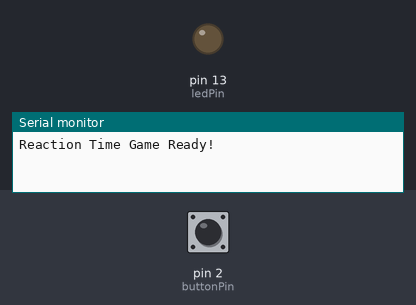
Bench run of a sketch on a simulated Arduino Uno, built with avr-gcc and run on an emulated ATmega328P. Shown: output pins drawn as LEDs (lit = HIGH), the last lines printed to the serial monitor. The inputs (shaded band) are chosen by the test bench; at power-on: pin 2 (buttonPin) HIGH. Random numbers use the default seed unless the sketch sets one.

Above: at 3.2 s.
3.3 s: pin 2 (buttonPin) pulled LOW for 3.2 s
At 13.5 s:
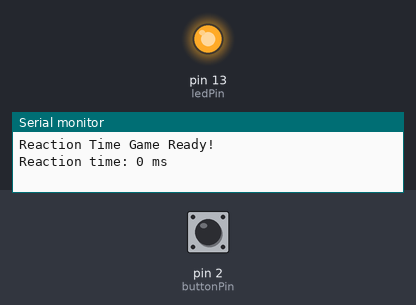
Timing chart, 0 to 14.5 s (numbered marks = the images above; inputs shaded):
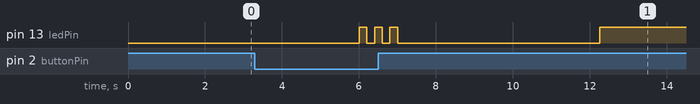

The sketch:

MS_reactiontime.ino
```cpp
// Save the pins that we will use later (as CONSTANT variables)
const int ledPin = 13;
const int buttonPin = 2;

// Save the time that the game STARTS
// "unsigned" just means that startTime can only be positive
unsigned int startTime = 0;
// Keep track of whether the user has CLICKED THE BUTTON or not
bool waitingForReaction = false;

void setup() {
    // Tell the arduino where which pins should take voltage as an INPUT
    // or send voltage as an OUTPUT
    pinMode(ledPin, OUTPUT);
    pinMode(buttonPin, INPUT_PULLUP);
    // Set up the console to print informatiion
    Serial.begin(9600);
    Serial.println("Reaction Time Game Ready!");
    // Delay the start of the game
    delay(2000);
}

void loop() {
    // Random delay before LED turns on
    // You can change this value if you'd like
    digitalWrite(ledPin, LOW);
    delay(random(2000, 5000));

    // Turn LED on and start timing
    digitalWrite(ledPin, HIGH);
    startTime = millis();
    waitingForReaction = true;

    // While we're still waiting, constantly check if the button is clicked
    while (waitingForReaction) {
        // Check the state of the button
        if (digitalRead(buttonPin) == LOW) {  // Button pressed
        // Find the distance between when the timer STARTED vs. when the user CLICKED THE BUTTON
        unsigned long reactionTime = millis() - startTime;
        // Display the reaction time
        Serial.print("Reaction time: ");
        Serial.print(reactionTime);
        Serial.println(" ms");

        // Flash LED to indicate result
        for (int i = 0; i < 3; i++) {
            // LOW means the LED is off
            digitalWrite(ledPin, LOW);
            delay(200);
            // HIGH means the LED is on
            digitalWrite(ledPin, HIGH);
            delay(200);
        }

        // After processing, let the program know that we can continue through the program
        waitingForReaction = false;
        }
    }

    // Pause before next round
    // The game will continue until the arduino is turned off
    digitalWrite(ledPin, LOW);
    delay(2000);
}
```
